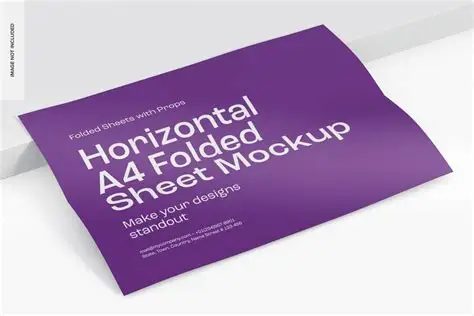
#> input picture tests/sample_images/test1.webp, 474 x 316 px
$ python verify_samples.py
#> lines starting #> are read from the running program, lines starting #| are printed output that depends on the picture; after the words box and inside, x2 and y2 are one past the last pixel; in counts of white or black regions, pixels touching at a corner belong together
### src/preprocessing.py
"""
preprocessing.py
ขั้นตอนเตรียมภาพก่อนประมวลผล:
  - resize ให้ขนาดไม่เกิน MAX_DIM เพื่อความเร็ว
  - แปลงเป็น grayscale
  - Gaussian blur เพื่อลด noise
"""

import cv2
import numpy as np

MAX_DIM = 1200  # pixel


def preprocess(image: np.ndarray) -> dict:
    """
    รับ BGR image (numpy array) คืน dict ที่มี:
      'resized'  : ภาพ BGR ย่อ/ขยาย
      'gray'     : grayscale
      'blurred'  : grayscale + Gaussian blur
      'scale'    : อัตราส่วน resize (สำหรับ map กลับไปขนาดเดิม)
    """
    h, w = image.shape[:2]
    scale = 1.0
    if max(h, w) > MAX_DIM:
        scale = MAX_DIM / max(h, w)
        new_w = int(w * scale)
        new_h = int(h * scale)
        resized = cv2.resize(image, (new_w, new_h), interpolation=cv2.INTER_AREA)
    else:
        resized = image.copy()

    gray = cv2.cvtColor(resized, cv2.COLOR_BGR2GRAY)

    # Gaussian blur kernel ขนาด 5x5 — ลด noise ก่อน edge detection
    blurred = cv2.GaussianBlur(gray, (5, 5), 0)

    return {
        "resized": resized,
        "gray": gray,
        "blurred": blurred,
        "scale": scale,
    }

### src/detection.py
"""
detection.py
ตรวจจับเอกสารและหา 4 มุม:
  1. Canny edge detection + morphological closing
  2. หา contour ที่ใหญ่ที่สุด ที่ approx เป็น 4 จุด (เลือกตาม score ไม่ใช่ตัวแรก)
  3. Fallback: minAreaRect บน largest contour
  4. Fallback สุดท้าย: ใช้มุมภาพทั้งหมด — แต่รายงานว่า "ไม่สำเร็จ" ไม่ใช่ "สำเร็จ"
  5. จัดเรียงมุมด้วยมุมรอบจุดศูนย์ถ่วง (atan2) → TL, TR, BR, BL
  6. ตรวจความสมเหตุสมผลของ quad ก่อนส่งต่อให้ geometry
"""

import cv2
import numpy as np


def detect_edges(blurred: np.ndarray) -> np.ndarray:
    """
    Canny edge detection พร้อม adaptive threshold
    ใช้ median intensity เพื่อปรับ threshold อัตโนมัติ
    เพิ่ม morphological closing เพื่อปิดช่องว่างของขอบกระดาษ
    """
    median = np.median(blurred)
    sigma = 0.33
    lower = int(max(0, (1.0 - sigma) * median))
    upper = int(min(255, (1.0 + sigma) * median))
    edges = cv2.Canny(blurred, lower, upper)

    # Closing: ปิดช่องว่างขอบกระดาษ (dilate → erode)
    kernel = cv2.getStructuringElement(cv2.MORPH_RECT, (5, 5))
    edges = cv2.morphologyEx(edges, cv2.MORPH_CLOSE, kernel, iterations=2)
    return edges


def _score_quad(approx: np.ndarray, img_shape: tuple) -> float:
    """
    ให้คะแนน quadrilateral — ยิ่งใหญ่และสัดส่วนใกล้ A4 ยิ่งได้คะแนนสูง
    """
    area = cv2.contourArea(approx)
    img_area = img_shape[0] * img_shape[1]
    area_ratio = area / img_area  # 0..1

    # คำนวณ bounding box เพื่อดู aspect ratio
    x, y, w, h = cv2.boundingRect(approx)
    if h == 0 or w == 0:
        return 0.0
    aspect = max(w, h) / min(w, h)

    # A4 = 1.414, ให้ bonus ถ้าสัดส่วนอยู่ใน 1.0 - 2.5
    aspect_score = 1.0 if 1.0 <= aspect <= 2.5 else 0.5

    return area_ratio * aspect_score


def find_document_contour(edges: np.ndarray, img_shape: tuple) -> tuple[np.ndarray | None, str]:
    """
    หา contour ที่น่าจะเป็นกระดาษ/เอกสาร
    - เก็บเฉพาะ contour ที่ approxPolyDP ได้ 4 จุด
    - เลือกอันที่มี score (area × aspect_ratio) สูงสุด ไม่ใช่แค่ตัวแรก

    คืน (corners (4,2), method) โดย method บอกว่ามาจากทางไหน:
      'contour'     ตรวจเจอสี่เหลี่ยมจริง — เชื่อถือได้
      'minarearect' เดาจากกรอบรอบ contour ใหญ่สุด — พอใช้
      'fullframe'   เดาไม่ออก ใช้ทั้งภาพแทน — ถือว่าตรวจไม่สำเร็จ
    """
    contours, _ = cv2.findContours(
        edges.copy(), cv2.RETR_LIST, cv2.CHAIN_APPROX_SIMPLE
    )
    if not contours:
        return None, "none"

    img_area = img_shape[0] * img_shape[1]
    min_area = img_area * 0.05  # ต้องใหญ่กว่า 5% ของภาพ

    best_approx = None
    best_score = -1.0

    # ลอง epsilon หลายค่า — บางภาพต้องการ epsilon ต่างกัน
    for cnt in contours:
        if cv2.contourArea(cnt) < min_area:
            continue
        peri = cv2.arcLength(cnt, True)
        for eps_factor in [0.01, 0.02, 0.03, 0.05]:
            approx = cv2.approxPolyDP(cnt, eps_factor * peri, True)
            if len(approx) == 4:
                score = _score_quad(approx, img_shape)
                if score > best_score:
                    best_score = score
                    best_approx = approx
                break  # ได้ 4 จุดแล้ว ไม่ต้องลอง epsilon อื่น

    if best_approx is not None:
        return best_approx.reshape(4, 2).astype(np.float32), "contour"

    # ---- Fallback 1: minAreaRect บน largest contour ----
    large_contours = [c for c in contours if cv2.contourArea(c) >= min_area]
    if large_contours:
        largest = max(large_contours, key=cv2.contourArea)
        rect = cv2.minAreaRect(largest)
        box = cv2.boxPoints(rect)
        return box.astype(np.float32), "minarearect"

    # ---- Fallback 2: ใช้มุมภาพทั้งหมด (full-frame) ----
    # ไม่ใช่การตรวจจับสำเร็จ — เป็นแค่ค่าตั้งต้นให้ผู้ใช้เห็นว่าระบบเดาอะไรอยู่
    h, w = img_shape[:2]
    margin = 10
    full = np.array(
        [[margin, margin], [w - margin, margin],
         [w - margin, h - margin], [margin, h - margin]],
        dtype=np.float32,
    )
    return full, "fullframe"


def order_corners(pts: np.ndarray) -> np.ndarray:
    """
    จัดเรียง 4 จุดให้เป็น: [TL, TR, BR, BL]

    ใช้มุมรอบจุดศูนย์ถ่วง (atan2) แทนวิธี sum/diff แบบเดิม
    เพราะ sum/diff จะจับจุดเดียวกันซ้ำสองช่องเมื่อกระดาษเอียงเข้าใกล้ 45°
    (เจอบ่อยกับผลจาก cv2.boxPoints) แล้วทำให้ homography degenerate จนภาพออกมาดำ
    """
    pts = np.asarray(pts, dtype=np.float32).reshape(4, 2)
    centre = pts.mean(axis=0)

    # ในระบบพิกัดภาพ (y ชี้ลง) การเรียงมุมจากน้อยไปมากได้ลำดับตามเข็มนาฬิกาบนจอ
    angles = np.arctan2(pts[:, 1] - centre[1], pts[:, 0] - centre[0])
    pts = pts[np.argsort(angles)]

    # หมุน list ให้จุดซ้ายบนสุด (x+y น้อยสุด) มาอยู่ตำแหน่งแรก → TL, TR, BR, BL
    start = int(np.argmin(pts.sum(axis=1)))
    return np.roll(pts, -start, axis=0).astype(np.float32)


def validate_quad(corners: np.ndarray, img_shape: tuple, min_area_ratio: float = 0.03) -> tuple[bool, str]:
    """
    ตรวจว่า quad ที่ได้เอาไปคำนวณ homography ได้จริงไหม
    คืน (ok, เหตุผลถ้าไม่ผ่าน)
    """
    pts = np.asarray(corners, dtype=np.float32).reshape(-1, 2)
    if len(pts) != 4:
        return False, "ตรวจจับมุมได้ไม่ครบ 4 จุด"

    h, w = img_shape[:2]
    diag = float(np.hypot(h, w))

    # จุดซ้ำหรือใกล้กันเกินไป → getPerspectiveTransform ได้เมทริกซ์ degenerate แล้วภาพออกมาดำ
    for i in range(4):
        for j in range(i + 1, 4):
            if float(np.linalg.norm(pts[i] - pts[j])) < diag * 0.02:
                return False, "มุมที่ตรวจได้ซ้ำหรือใกล้กันเกินไป จนคำนวณ perspective ไม่ได้"

    # ไม่นูน = มุมไขว้กัน (เช่น ลำดับจุดผิด หรือ 3 จุดเกือบอยู่บนเส้นตรงเดียวกัน)
    if not cv2.isContourConvex(pts.astype(np.int32)):
        return False, "กรอบที่ตรวจได้ไขว้กันเอง (ไม่เป็นรูปสี่เหลี่ยมนูน)"

    area = abs(cv2.contourArea(pts))
    if area < h * w * min_area_ratio:
        return False, "กรอบที่ตรวจได้เล็กเกินกว่าจะเป็นเอกสาร"

    return True, ""


def detect_document(blurred: np.ndarray, img_shape: tuple) -> dict:
    """
    Pipeline หลักสำหรับ detect เอกสาร

    คืน dict:
      'edges'   : ภาพ edge map
      'corners' : array (4,2) [TL,TR,BR,BL] หรือ None
      'method'  : 'contour' | 'minarearect' | 'fullframe' | 'none'
      'success' : True เฉพาะเมื่อตรวจเจอขอบเอกสารจริงและ quad ใช้งานได้
      'message' : ข้อความสถานะ

    หมายเหตุ: กรณี fullframe จะคืน corners มาด้วยเพื่อให้ UI แสดงให้ดูได้
    ว่าระบบเดาอะไรอยู่ แต่ success เป็น False เพราะยังไม่ถือว่าตรวจเจอเอกสาร
    """
    edges = detect_edges(blurred)
    corners_raw, method = find_document_contour(edges, img_shape)

    if corners_raw is None:
        return {
            "edges": edges,
            "corners": None,
            "method": method,
            "success": False,
            "message": "ไม่พบขอบใด ๆ ในภาพ — ลองปรับแสง หรือให้กระดาษตัดกับพื้นหลังชัดขึ้น",
        }

    corners = order_corners(corners_raw)
    ok, reason = validate_quad(corners, img_shape)

    if not ok:
        return {
            "edges": edges,
            "corners": corners,
            "method": method,
            "success": False,
            "message": f"ตรวจจับเอกสารไม่สำเร็จ: {reason}",
        }

    if method == "fullframe":
        return {
            "edges": edges,
            "corners": corners,
            "method": method,
            "success": False,
            "message": (
                "ไม่พบขอบเอกสารที่ชัดเจน — ระบบกำลังเดาด้วยกรอบเต็มภาพ "
                "ลองถ่ายให้กระดาษตัดกับพื้นหลังมากขึ้น หรือใช้โหมด Reference"
            ),
        }

    label = "ตรวจจับ 4 มุมจากขอบเอกสารสำเร็จ" if method == "contour" \
        else "ตรวจจับด้วยกรอบรอบวัตถุที่ใหญ่ที่สุด (ความมั่นใจปานกลาง)"

    return {
        "edges": edges,
        "corners": corners,
        "method": method,
        "success": True,
        "message": f"พบเอกสาร — {label}",
    }

### src/geometry.py
"""
geometry.py
Geometric transformation pipeline — มี 2 เส้นทางที่แยกกันชัดเจน:

  rectify_from_corners()    โหมด Auto (ภาพเดียว)
                            H มาจาก 4 มุมที่ detection หาได้ → getPerspectiveTransform
                            ไม่มี feature matching เข้ามาเกี่ยวข้อง และไม่อ้างว่ามี

  rectify_from_reference()  โหมด Reference (2 ภาพ)
                            H มาจาก SIFT/ORB matches ที่ผ่าน Lowe's ratio test
                            แล้วประมาณด้วย RANSAC จริง ๆ → ใช้ H ตัวนั้น warp จริง

ทั้งสองโหมด warp จาก "ภาพต้นฉบับความละเอียดเต็ม" ไม่ใช่ภาพที่ย่อไว้ตอน detect
โดยรับ scale มาแปลงพิกัดกลับ (ดู preprocessing.preprocess)
"""

import cv2
import numpy as np

A4_RATIO = 1.4142135623730951  # sqrt(2)


# -----------------------------------------------------------------------
# ขนาดผลลัพธ์
# -----------------------------------------------------------------------

def get_a4_dimensions(base: int = 800, landscape: bool = False) -> tuple[int, int]:
    """
    คืน (width, height) ที่สัดส่วน A4 (1:sqrt(2))
    base = ด้านยาวของ output เป็น pixel
    landscape=True สำหรับเอกสารแนวนอน (ไม่งั้นภาพแนวนอนจะถูกบีบลงกรอบแนวตั้ง)
    """
    short_side = int(round(base / A4_RATIO))
    if landscape:
        return base, short_side
    return short_side, base


def quad_is_landscape(corners: np.ndarray) -> bool:
    """
    ดูจากความยาวด้านของ quad ว่าเอกสารเป็นแนวนอนหรือแนวตั้ง
    corners ต้องเรียงเป็น [TL, TR, BR, BL] แล้ว
    """
    tl, tr, br, bl = np.asarray(corners, dtype=np.float32).reshape(4, 2)
    width = (np.linalg.norm(tr - tl) + np.linalg.norm(br - bl)) / 2.0
    height = (np.linalg.norm(bl - tl) + np.linalg.norm(br - tr)) / 2.0
    return bool(width > height)


# -----------------------------------------------------------------------
# Homography helpers
# -----------------------------------------------------------------------

# [23 lines left out: function compute_homography, not called in this run]


def corners_to_homography(corners: np.ndarray, dst_size: tuple[int, int]) -> np.ndarray:
    """
    สร้าง exact 4-point transform จาก 4 มุม ไปยังกรอบขนาด dst_size = (w, h)
    corners ต้องเรียง [TL, TR, BR, BL] มาแล้ว
    """
    w, h = dst_size
    dst = np.array([[0, 0], [w, 0], [w, h], [0, h]], dtype=np.float32)
    src = np.asarray(corners, dtype=np.float32).reshape(4, 2)
    return cv2.getPerspectiveTransform(src, dst)


def warp_perspective(image: np.ndarray, H: np.ndarray, dst_size: tuple[int, int]) -> np.ndarray:
    """
    Apply perspective warp
    Args:
        image    : BGR source image
        H        : 3x3 homography matrix
        dst_size : (width, height) ของ output
    Returns:
        warped BGR image
    """
    return cv2.warpPerspective(image, H, dst_size, flags=cv2.INTER_CUBIC)


def _scale_matrix(s: float) -> np.ndarray:
    """เมทริกซ์ย่อ/ขยายพิกัดแบบ homogeneous"""
    return np.array([[s, 0.0, 0.0], [0.0, s, 0.0], [0.0, 0.0, 1.0]], dtype=np.float64)


def _is_usable(H: np.ndarray | None) -> bool:
    """กัน homography ที่ degenerate หรือมี inf/nan ไม่ให้หลุดไปถึง warpPerspective"""
    if H is None or H.shape != (3, 3):
        return False
    if not np.all(np.isfinite(H)):
        return False
    return abs(float(np.linalg.det(H))) > 1e-8


# -----------------------------------------------------------------------
# โหมด Auto — ภาพเดียว, H จาก 4 มุม
# -----------------------------------------------------------------------

def rectify_from_corners(
    original: np.ndarray,
    corners: np.ndarray,
    scale: float = 1.0,
    a4_base: int = 800,
) -> dict:
    """
    ดัด perspective จากมุมที่ detection หาได้

    Args:
        original : ภาพ BGR ต้นฉบับ (ความละเอียดเต็ม ไม่ใช่ภาพที่ย่อแล้ว)
        corners  : (4,2) [TL,TR,BR,BL] ในพิกัดของ "ภาพที่ย่อแล้ว"
        scale    : อัตราส่วนย่อจาก preprocess (พิกัดย่อ = scale × พิกัดเต็ม)
        a4_base  : ด้านยาวของ output เป็น pixel
    """
    landscape = quad_is_landscape(corners)
    w, h = get_a4_dimensions(a4_base, landscape)

    # แปลงพิกัดมุมกลับไปที่ภาพต้นฉบับ เพื่อให้ warp ได้รายละเอียดเต็มความละเอียดจริง
    src_full = np.asarray(corners, dtype=np.float32).reshape(4, 2) / float(scale or 1.0)
    H = corners_to_homography(src_full, (w, h))

    if not _is_usable(H):
        return {
            "warped": None, "H": None, "mask": None, "dst_size": (w, h),
            "n_inliers": 0, "used_ransac": False, "landscape": landscape,
            "mode": "auto", "success": False,
            "message": "คำนวณ Homography ไม่ได้ — มุมที่ตรวจได้ไม่สมเหตุสมผล",
        }

    warped = warp_perspective(original, H, (w, h))
    orientation = "แนวนอน" if landscape else "แนวตั้ง"
    return {
        "warped": warped,
        "H": H,
        "mask": None,          # โหมดนี้ไม่มี RANSAC จึงไม่มี inlier mask — อย่าปลอมเป็น dummy
        "dst_size": (w, h),
        "n_inliers": 0,
        "used_ransac": False,
        "landscape": landscape,
        "mode": "auto",
        "success": True,
        "message": f"ดัดมุมมองสำเร็จจาก 4 มุมที่ตรวจจับได้ — A4 {orientation} {w}×{h} px",
    }


# -----------------------------------------------------------------------
# โหมด Reference — 2 ภาพ, H จาก feature matching + RANSAC จริง
# -----------------------------------------------------------------------

# [85 lines left out: function rectify_from_reference, not called in this run]

### scripts/verify_samples.py
"""
verify_samples.py
ทดสอบรัน pipeline กับทุกไฟล์ภาพใน tests/sample_images/
"""

import os
import sys
sys.path.insert(0, os.path.abspath(os.path.join(os.path.dirname(__file__), "..")))
import cv2
from src.preprocessing import preprocess
from src.detection import detect_document
from src.features import extract_and_match
from src.geometry import rectify_from_reference, rectify_from_corners

samples_dir = os.path.join(os.path.dirname(__file__), "..", "tests", "sample_images")

print("================================================================")
print("1. ทดสอบโหมด Auto กับชุดภาพตัวอย่างทั้งหมด (รวม Edge Cases)")
print("================================================================")

test_files = [
    "test1.webp",
    "test2.webp",
    "edge1_extreme_perspective.jpg",
    "edge2_heavy_shadow.jpg",
    "edge3_cluttered_background.jpg",
    "edge4_corner_occluded.jpg",
    "edge5_low_contrast.jpg",
    "ref1_skewed_photo.jpg",
]

for fname in test_files:
    fpath = os.path.join(samples_dir, fname)
    if not os.path.exists(fpath):
        print(f"Skipping {fname} (not found)")
        continue
    img = cv2.imread(fpath)
#> img is the input picture: shape (316, 474, 3); mean B, G, R 196.9, 167.3, 187.7
    prep = preprocess(img)
#> in preprocess, `gray = cv2.cvtColor(resized, cv2.COLOR_BGR2GRAY)`:
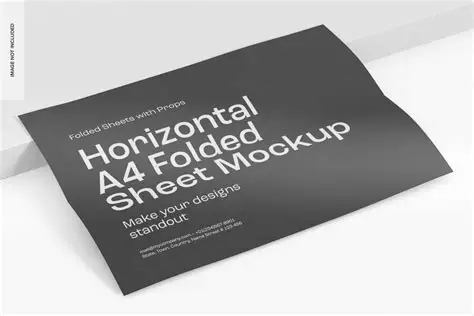
#> gray: shape (316, 474); min 21, max 255, mean 176.8
#> in preprocess, `blurred = cv2.GaussianBlur(gray, (5, 5), 0)`:
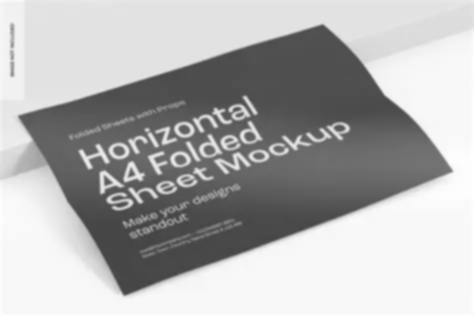
#> blurred: shape (316, 474); min 67, max 255, mean 176.8
#> prep = 4 items
    det = detect_document(prep["blurred"], prep["blurred"].shape)
#> in detect_edges, `median = np.median(blurred)`: median = 226
#> in detect_edges, `lower = int(max(0, (1.0 - sigma) * median))`: lower = 151
#> in detect_edges, `upper = int(min(255, (1.0 + sigma) * median))`: upper = 255
#> in detect_edges, `edges = cv2.Canny(blurred, lower, upper)`:
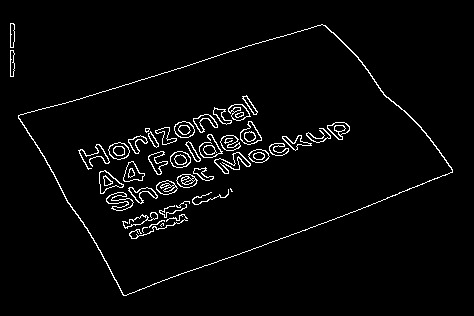
#> edges: shape (316, 474); 3.2% white in thin lines or dots, all inside (x1, y1, x2, y2) = (10, 23, 453, 296)
#> in detect_edges, `edges = cv2.morphologyEx(edges, cv2.MORPH_CLOSE, kernel, iterations=2)`:
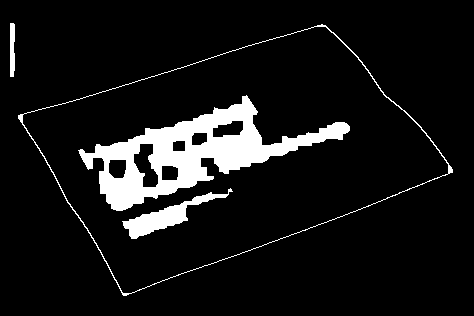
#> edges: shape (316, 474); 8.6% white; 4 white regions
#> in find_document_contour, `contours, _ = cv2.findContours( edges.copy(), cv2.RETR_LIST, cv2.CHAIN..`: contours = 11 contours; largest, box (x1, y1, x2, y2) and area: (18, 24, 453, 296) 65336, (22, 26, 449, 294) 65032, (78, 95, 350, 211) 11186, (122, 188, 233, 239) 1306, (133, 143, 159, 188) 672
#> the loop in find_document_contour, `for cnt in contours:` made 11 passes
#> peri on pass 8: 851
#> after the loop in find_document_contour, `for cnt in contours:`: best_approx = [[452, 169], [322, 24], [18, 115], [123, 295]]; best_score = 0.428
#> in detect_document, `corners_raw, method = find_document_contour(edges, img_shape)`: corners_raw = [[452, 169], [322, 24], [18, 115], [123, 295]]; method = 'contour'
#> in order_corners, `pts = np.asarray(pts, dtype=np.float32).reshape(4, 2)`: pts = [[452, 169], [322, 24], [18, 115], [123, 295]]
#> in order_corners, `centre = pts.mean(axis=0)`: centre = [228.8, 150.8]
#> in order_corners, `angles = np.arctan2(pts[:, 1] - centre[1], pts[:, 0] - centre[0])`: angles = [0.0816, -0.937, -2.97, 2.2]
#> in order_corners, `pts = pts[np.argsort(angles)]`: pts = [[18, 115], [322, 24], [452, 169], [123, 295]]
#> in order_corners, `start = int(np.argmin(pts.sum(axis=1)))`: start = 0
#> in detect_document, `corners = order_corners(corners_raw)`: corners = [[18, 115], [322, 24], [452, 169], [123, 295]]
#> in validate_quad, `area = abs(cv2.contourArea(pts))`: area = 64180
#> in detect_document, `ok, reason = validate_quad(corners, img_shape)`: ok = True; reason = ''
#> in detect_document, `label = "ตรวจจับ 4 มุมจากขอบเอกสารสำเร็จ" if method == "contour" \ els..`: label = 'ตรวจจับ 4 มุมจากขอบเอกสารสำเร็จ'
#> det = 5 items

    rect_info = ""
    if det["success"]:
        rect = rectify_from_corners(img, det["corners"], prep["scale"], 800)
#> in quad_is_landscape, `tl, tr, br, bl = np.asarray(corners, dtype=np.float32).reshape(4, 2)`: tl = [18, 115]; tr = [322, 24]; br = [452, 169]; bl = [123, 295]
#> in quad_is_landscape, `width = (np.linalg.norm(tr - tl) + np.linalg.norm(br - bl)) / 2.0`: width = 334.8
#> in quad_is_landscape, `height = (np.linalg.norm(bl - tl) + np.linalg.norm(br - tr)) / 2.0`: height = 201.6
#> in rectify_from_corners, `landscape = quad_is_landscape(corners)`: landscape = True
#> in rectify_from_corners, `w, h = get_a4_dimensions(a4_base, landscape)`: w = 800; h = 566
#> in rectify_from_corners, `src_full = np.asarray(corners, dtype=np.float32).reshape(4, 2) / float..`: src_full = [[18, 115], [322, 24], [452, 169], [123, 295]]
#> in rectify_from_corners, `H = corners_to_homography(src_full, (w, h))`: H = [[2.2, -1.28, 108], [1.02, 3.41, -410], [-0.000129, 0.000977, 1]]
#> in warp_perspective, `return cv2.warpPerspective(image, H, dst_size, flags=cv2.INTER_CUBIC)`:
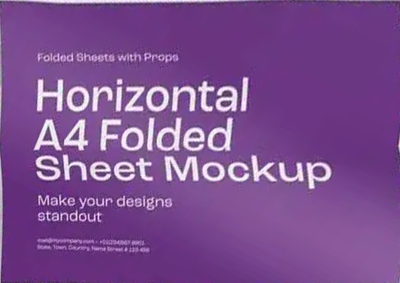
#> returned value: shape (566, 800, 3) (shown at 1/2 size); mean of channels 0, 1, 2 143.8, 77.8, 123.9; drawn as B, G, R
#> in rectify_from_corners, `orientation = "แนวนอน" if landscape else "แนวตั้ง"`: orientation = 'แนวนอน'
#> rect = 10 items
        rect_info = f" -> Warped A4: {rect['dst_size']}, landscape={rect['landscape']}"

    print(f"[{fname:30s}] Success: {str(det['success']):5s} | Method: {det['method']:11s} | Msg: {det['message']}{rect_info}")
#| [test1.webp                    ] Success: True  | Method: contour     | Msg: พบเอกสาร — ตรวจจับ 4 มุมจากขอบเอกสารสำเร็จ -> Warped A4: (800, 566), landscape=True
#> pass 2 of the loop `for fname in test_files:`:
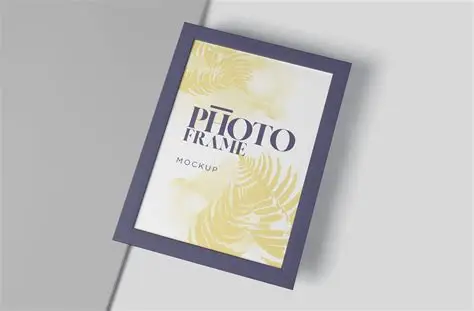
#> input picture tests/sample_images/test2.webp, 474 x 311 px
#> img is the input picture: shape (311, 474, 3); mean B, G, R 189.4, 191.4, 192.3
#> gray: shape (311, 474)
#> blurred: shape (311, 474)
#> median = 206
#> lower = 138
#> in detect_edges (call 2), `edges = cv2.morphologyEx(edges, cv2.MORPH_CLOSE, kernel, iterations=2)`:
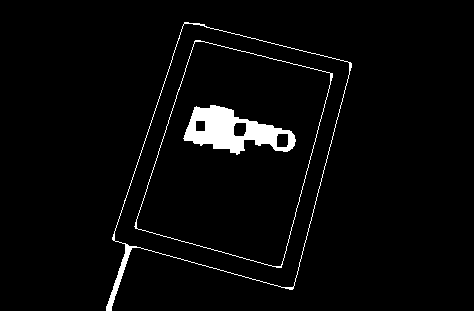
#> edges: shape (311, 474); 3.2% white; 3 white regions
#> contours = 8 contours; box (x1, y1, x2, y2) and area: (106, 22, 352, 311) 42134, (114, 23, 350, 288) 41766, (134, 40, 333, 268) 29370, (136, 41, 331, 267) 29336, (183, 105, 296, 155) 3035, (233, 122, 247, 137) 166, (276, 133, 289, 148) 161, (195, 120, 206, 132) 108
#> the loop in find_document_contour (call 2), `for cnt in contours:` made 8 passes
#> peri on pass 8: 1024.9
#> in warp_perspective (call 2), `return cv2.warpPerspective(image, H, dst_size, flags=cv2.INTER_CUBIC)`:
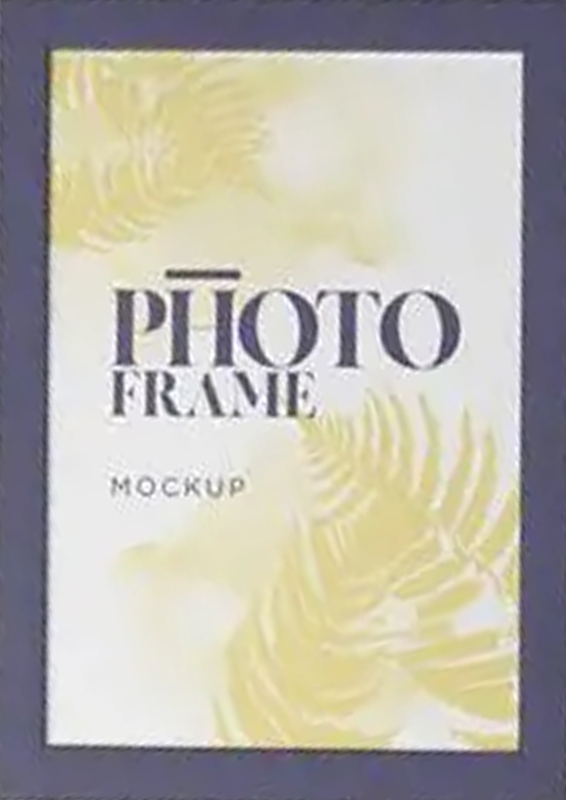
#> returned value: shape (800, 566, 3); mean of channels 0, 1, 2 171.3, 180, 183.7; drawn as B, G, R
#| [test2.webp                    ] Success: True  | Method: contour     | Msg: พบเอกสาร — ตรวจจับ 4 มุมจากขอบเอกสารสำเร็จ -> Warped A4: (566, 800), landscape=False

print("\n================================================================")
print("2. ทดสอบโหมด Reference (SIFT + RANSAC) กับคู่ภาพ ref1")
print("================================================================")
photo_path = os.path.join(samples_dir, "ref1_skewed_photo.jpg")
ref_path = os.path.join(samples_dir, "ref1_flat_reference.jpg")

photo = cv2.imread(photo_path)
ref = cv2.imread(ref_path)

#> (the run stopped early here; a loop or call above may not have finished)
